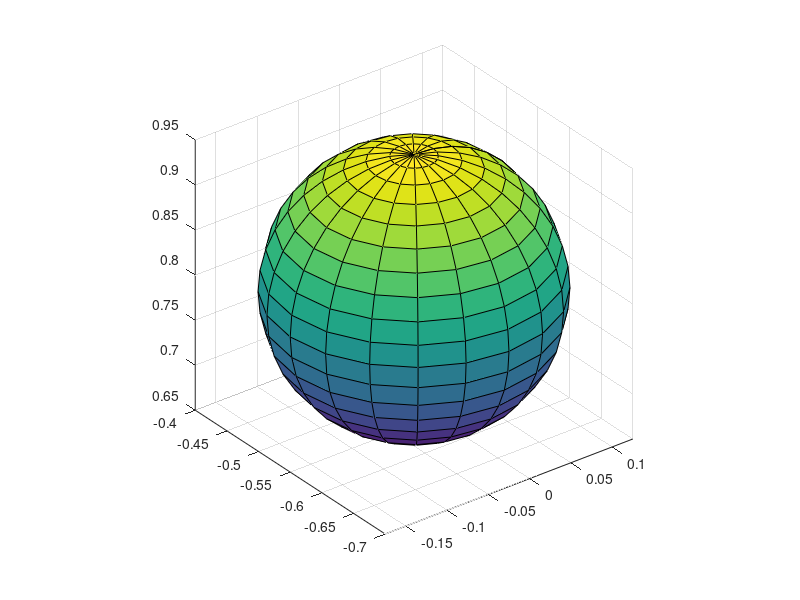

MATLAB code for this plot: (Note: this script raises an error after producing the figure.)
clear;
clc;
%% Parameters

% Controller gain
Kp_joint = eye(7)*20;
Kp_cart = eye(3)*15;
% Redundancy gain
k0 = 10; %0 for standard (non collision-free) motion planning 
% Integration Time Step
Ts = 0.05;
% Obstacles
obs = [[-0.025;-0.55;0.8]];
% Time execution
T_tot = 20;
% Controller type
controller = "cartesian";

%% Trajectory setup
way_points = [[-0.525;-0.2;0.9],[-0.025;-0.6;0.5],[0.425;-0.3;0.7],[-0.025;-0.55;1.1],[-0.525;-0.2;0.9]];
x_d_des = [[0;0;0],[1;0;0],[0;0;-1],[-1;0;0],[0;0;0]];
% x_d_des = [[0;0;0],[0.9629;-0.0951;-0.2222],[0.0165;0.4465;0.2695],-[0.9629;-0.0951;-0.2222],[0;0;0]];

plot3(way_points(1,:),way_points(2,:),way_points(3,:), 'o','Color','r','MarkerSize',5);
[X,Y,Z] = sphere;
R = 0.15;
X = R*X;
Y = R*Y;
Z = R*Z;
surf(X+obs(1),Y+obs(2),Z+obs(3));
axis equal;

grid on;
hold on;

tvec = 0:Ts:T_tot;
tpts = 0:T_tot/(size(way_points,2)-1):T_tot;

[x,x_dot,x_dotdot,pp] = cubicpolytraj(way_points,tpts,tvec,...
                'VelocityBoundaryCondition', x_d_des);

plot3(x(1,:),x(2,:),x(3,:), 'o','Color','b','MarkerSize',5);
grid on;
hold on;


%% Simulation
robot = VrepConnector(19999,0.05);
q = robot.GetState();
while(norm(directKinematics(q) - way_points(:,1)) > 1e-2 )
    q = robot.GetState();
end

qd = robot.GetState();

for i=1:size(x_dot,2)
    q = robot.GetState();

    if controller == "joint"
        [qd, q_control_dot] = jointSpaceController(qd, x_dot(:,i), q, Ts, Kp_joint, obs(:,1), k0);
    else
        [qd, q_control_dot] = cartesianSpaceController(x(:,i), x_dot(:,i), q, Ts, Kp_cart, obs(:,1), k0);
    end


    x_control = directKinematics(qd);
    plot3(x_control(1),x_control(2),x_control(3), 'o','Color','r','MarkerSize',5);
    hold on;

    x_robot = directKinematics(robot.GetState());
    plot3(x_robot(1),x_robot(2),x_robot(3), 'o','Color','g','MarkerSize',5);
    hold on;

    robot.ApplyControl(q_control_dot, Ts);
end

